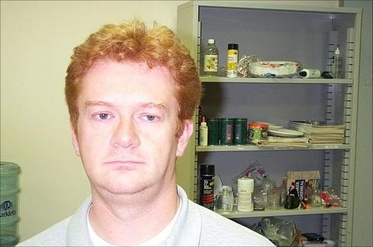
%> input picture dsp-code/datasets/Faces_0022.jpg, 373 x 247 px, shrunk from 489 x 323 before the run
$ octave DSPDemo_warp.m   (GNU Octave 9; MATLAB toolbox functions it lacks are replaced by stand-ins)
%> lines starting %> are read from the running program, lines starting %| are printed output that depends on the picture
### dsp-code/ExtractSIFT.m
function [sift1, bbox1, mag1] = ExtractSIFT(im1, pca_basis, sift_size)

if ( nargin <= 2)
    sift_size = 4;
end

if  (ndims(im1) == 3 )
    im1 = rgb2gray(im1);
end
im1 = single(im1);

% Extract SIFT
[f1 sift1] = vl_dsift(im1, 'step', 1, 'size', sift_size, 'norm', 'FloatDescriptors', 'fast');

if ( ~isempty(pca_basis) ) % dimensionality reduction
    sift1 = pca_basis'*sift1;
end

% Formatting
x1 = unique(f1(1,:));
y1 = unique(f1(2,:));
width1 = numel(x1);
height1 = numel(y1);
sift1 = reshape(sift1', [height1, width1, size(sift1,1)]);
mag1 = reshape(f1(3,:), [height1, width1]);

lx = min(f1(1,:));
rx = max(f1(1,:));
ty = min(f1(2,:));
dy = max(f1(2,:));
bbox1 = [lx,rx,ty,dy]';

### dsp-code/DSPDemo_warp.m
file_name1 = 'Faces_0022.jpg';
file_name2 = 'Faces_0245.jpg';

% image1 = imread([input_dir file_name1]);
% image2 = imread([input_dir file_name2]);
im1 = im2double(imread(file_name1));
im2 = im2double(imread(file_name2));
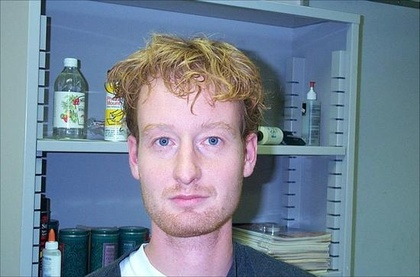
%> input picture dsp-code/datasets/Faces_0245.jpg, 420 x 277 px, shrunk from 550 x 363 before the run

pca_basis = [];
sift_size = 4;

% extract SIFT
[sift1, bbox1] = ExtractSIFT(im1, pca_basis, sift_size);
%> in ExtractSIFT, `im1 = rgb2gray(im1);`:
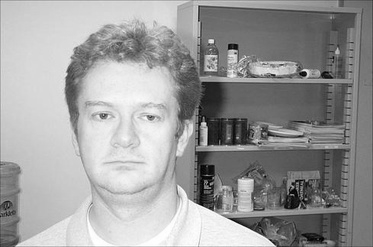
%> im1: size 247x373 double; min 0, max 1, mean 0.611
%> the run ends on the next line
